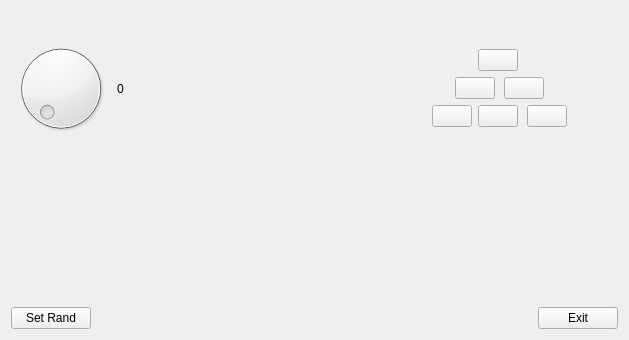
<?xml version="1.0" encoding="UTF-8"?>
<ui version="4.0">
 <class>form</class>
 <widget class="QWidget" name="form">
  <property name="geometry">
   <rect>
    <x>0</x>
    <y>0</y>
    <width>629</width>
    <height>340</height>
   </rect>
  </property>
  <property name="windowTitle">
   <string>Form</string>
  </property>
  <layout class="QVBoxLayout" name="verticalLayout_2">
   <item>
    <layout class="QHBoxLayout" name="horizontalLayout">
     <item>
      <widget class="QDial" name="dial">
       <property name="maximum">
        <number>3</number>
       </property>
      </widget>
     </item>
     <item>
      <layout class="QVBoxLayout" name="verticalLayout">
       <item>
        <spacer name="verticalSpacer_3">
         <property name="orientation">
          <enum>Qt::Vertical</enum>
         </property>
         <property name="sizeHint" stdset="0">
          <size>
           <width>20</width>
           <height>40</height>
          </size>
         </property>
        </spacer>
       </item>
       <item>
        <widget class="QLabel" name="label">
         <property name="text">
          <string>0</string>
         </property>
        </widget>
       </item>
       <item>
        <spacer name="verticalSpacer_2">
         <property name="orientation">
          <enum>Qt::Vertical</enum>
         </property>
         <property name="sizeHint" stdset="0">
          <size>
           <width>20</width>
           <height>40</height>
          </size>
         </property>
        </spacer>
       </item>
      </layout>
     </item>
     <item>
      <spacer name="horizontalSpacer_7">
       <property name="orientation">
        <enum>Qt::Horizontal</enum>
       </property>
       <property name="sizeHint" stdset="0">
        <size>
         <width>40</width>
         <height>20</height>
        </size>
       </property>
      </spacer>
     </item>
     <item>
      <layout class="QGridLayout" name="gridLayout">
       <item row="1" column="5" colspan="2">
        <spacer name="horizontalSpacer_3">
         <property name="orientation">
          <enum>Qt::Horizontal</enum>
         </property>
         <property name="sizeHint" stdset="0">
          <size>
           <width>40</width>
           <height>20</height>
          </size>
         </property>
        </spacer>
       </item>
       <item row="3" column="3" colspan="2">
        <widget class="MyPushButton" name="pushButton_6">
         <property name="sizePolicy">
          <sizepolicy hsizetype="Fixed" vsizetype="Fixed">
           <horstretch>0</horstretch>
           <verstretch>0</verstretch>
          </sizepolicy>
         </property>
         <property name="text">
          <string/>
         </property>
        </widget>
       </item>
       <item row="1" column="1" colspan="2">
        <spacer name="horizontalSpacer_2">
         <property name="orientation">
          <enum>Qt::Horizontal</enum>
         </property>
         <property name="sizeHint" stdset="0">
          <size>
           <width>40</width>
           <height>20</height>
          </size>
         </property>
        </spacer>
       </item>
       <item row="1" column="3" colspan="2">
        <widget class="MyPushButton" name="pushButton_3">
         <property name="sizePolicy">
          <sizepolicy hsizetype="Fixed" vsizetype="Fixed">
           <horstretch>0</horstretch>
           <verstretch>0</verstretch>
          </sizepolicy>
         </property>
         <property name="text">
          <string/>
         </property>
        </widget>
       </item>
       <item row="2" column="0" colspan="2">
        <spacer name="horizontalSpacer">
         <property name="orientation">
          <enum>Qt::Horizontal</enum>
         </property>
         <property name="sizeHint" stdset="0">
          <size>
           <width>40</width>
           <height>20</height>
          </size>
         </property>
        </spacer>
       </item>
       <item row="2" column="2" colspan="2">
        <widget class="MyPushButton" name="pushButton_7">
         <property name="sizePolicy">
          <sizepolicy hsizetype="Fixed" vsizetype="Fixed">
           <horstretch>0</horstretch>
           <verstretch>0</verstretch>
          </sizepolicy>
         </property>
         <property name="text">
          <string/>
         </property>
        </widget>
       </item>
       <item row="2" column="6" colspan="2">
        <spacer name="horizontalSpacer_4">
         <property name="orientation">
          <enum>Qt::Horizontal</enum>
         </property>
         <property name="sizeHint" stdset="0">
          <size>
           <width>40</width>
           <height>20</height>
          </size>
         </property>
        </spacer>
       </item>
       <item row="3" column="1" colspan="2">
        <widget class="MyPushButton" name="pushButton_5">
         <property name="sizePolicy">
          <sizepolicy hsizetype="Fixed" vsizetype="Fixed">
           <horstretch>0</horstretch>
           <verstretch>0</verstretch>
          </sizepolicy>
         </property>
         <property name="text">
          <string/>
         </property>
        </widget>
       </item>
       <item row="4" column="3">
        <spacer name="verticalSpacer_4">
         <property name="orientation">
          <enum>Qt::Vertical</enum>
         </property>
         <property name="sizeHint" stdset="0">
          <size>
           <width>20</width>
           <height>40</height>
          </size>
         </property>
        </spacer>
       </item>
       <item row="3" column="0">
        <spacer name="horizontalSpacer_5">
         <property name="orientation">
          <enum>Qt::Horizontal</enum>
         </property>
         <property name="sizeHint" stdset="0">
          <size>
           <width>40</width>
           <height>20</height>
          </size>
         </property>
        </spacer>
       </item>
       <item row="3" column="5" colspan="2">
        <widget class="MyPushButton" name="pushButton_4">
         <property name="sizePolicy">
          <sizepolicy hsizetype="Fixed" vsizetype="Fixed">
           <horstretch>0</horstretch>
           <verstretch>0</verstretch>
          </sizepolicy>
         </property>
         <property name="text">
          <string/>
         </property>
        </widget>
       </item>
       <item row="2" column="4" colspan="2">
        <widget class="MyPushButton" name="pushButton_8">
         <property name="sizePolicy">
          <sizepolicy hsizetype="Fixed" vsizetype="Fixed">
           <horstretch>0</horstretch>
           <verstretch>0</verstretch>
          </sizepolicy>
         </property>
         <property name="text">
          <string/>
         </property>
        </widget>
       </item>
       <item row="3" column="7">
        <spacer name="horizontalSpacer_6">
         <property name="orientation">
          <enum>Qt::Horizontal</enum>
         </property>
         <property name="sizeHint" stdset="0">
          <size>
           <width>40</width>
           <height>20</height>
          </size>
         </property>
        </spacer>
       </item>
       <item row="0" column="3">
        <spacer name="verticalSpacer_5">
         <property name="orientation">
          <enum>Qt::Vertical</enum>
         </property>
         <property name="sizeHint" stdset="0">
          <size>
           <width>20</width>
           <height>40</height>
          </size>
         </property>
        </spacer>
       </item>
      </layout>
     </item>
    </layout>
   </item>
   <item>
    <spacer name="verticalSpacer">
     <property name="orientation">
      <enum>Qt::Vertical</enum>
     </property>
     <property name="sizeHint" stdset="0">
      <size>
       <width>20</width>
       <height>138</height>
      </size>
     </property>
    </spacer>
   </item>
   <item>
    <layout class="QHBoxLayout" name="horizontalLayout_2">
     <item>
      <widget class="QPushButton" name="pushButton_2">
       <property name="text">
        <string>Set Rand</string>
       </property>
      </widget>
     </item>
     <item>
      <spacer name="horizontalSpacer_8">
       <property name="orientation">
        <enum>Qt::Horizontal</enum>
       </property>
       <property name="sizeHint" stdset="0">
        <size>
         <width>40</width>
         <height>20</height>
        </size>
       </property>
      </spacer>
     </item>
     <item>
      <widget class="QPushButton" name="pushButton">
       <property name="text">
        <string>Exit</string>
       </property>
      </widget>
     </item>
    </layout>
   </item>
  </layout>
 </widget>
 <customwidgets>
  <customwidget>
   <class>MyPushButton</class>
   <extends>QPushButton</extends>
   <header>MyPushButton.h</header>
   <slots>
    <slot>setRand()</slot>
    <slot>changeColor(int)</slot>
   </slots>
  </customwidget>
 </customwidgets>
 <resources/>
 <connections>
  <connection>
   <sender>pushButton</sender>
   <signal>released()</signal>
   <receiver>form</receiver>
   <slot>close()</slot>
   <hints>
    <hint type="sourcelabel">
     <x>566</x>
     <y>319</y>
    </hint>
    <hint type="destinationlabel">
     <x>437</x>
     <y>235</y>
    </hint>
   </hints>
  </connection>
  <connection>
   <sender>dial</sender>
   <signal>valueChanged(int)</signal>
   <receiver>label</receiver>
   <slot>setNum(int)</slot>
   <hints>
    <hint type="sourcelabel">
     <x>59</x>
     <y>72</y>
    </hint>
    <hint type="destinationlabel">
     <x>124</x>
     <y>60</y>
    </hint>
   </hints>
  </connection>
  <connection>
   <sender>dial</sender>
   <signal>valueChanged(int)</signal>
   <receiver>pushButton_3</receiver>
   <slot>changeColor(int)</slot>
   <hints>
    <hint type="sourcelabel">
     <x>80</x>
     <y>42</y>
    </hint>
    <hint type="destinationlabel">
     <x>496</x>
     <y>23</y>
    </hint>
   </hints>
  </connection>
  <connection>
   <sender>dial</sender>
   <signal>valueChanged(int)</signal>
   <receiver>pushButton_7</receiver>
   <slot>changeColor(int)</slot>
   <hints>
    <hint type="sourcelabel">
     <x>82</x>
     <y>52</y>
    </hint>
    <hint type="destinationlabel">
     <x>481</x>
     <y>56</y>
    </hint>
   </hints>
  </connection>
  <connection>
   <sender>dial</sender>
   <signal>valueChanged(int)</signal>
   <receiver>pushButton_8</receiver>
   <slot>changeColor(int)</slot>
   <hints>
    <hint type="sourcelabel">
     <x>100</x>
     <y>89</y>
    </hint>
    <hint type="destinationlabel">
     <x>532</x>
     <y>67</y>
    </hint>
   </hints>
  </connection>
  <connection>
   <sender>dial</sender>
   <signal>valueChanged(int)</signal>
   <receiver>pushButton_5</receiver>
   <slot>changeColor(int)</slot>
   <hints>
    <hint type="sourcelabel">
     <x>86</x>
     <y>104</y>
    </hint>
    <hint type="destinationlabel">
     <x>452</x>
     <y>97</y>
    </hint>
   </hints>
  </connection>
  <connection>
   <sender>dial</sender>
   <signal>valueChanged(int)</signal>
   <receiver>pushButton_6</receiver>
   <slot>changeColor(int)</slot>
   <hints>
    <hint type="sourcelabel">
     <x>80</x>
     <y>102</y>
    </hint>
    <hint type="destinationlabel">
     <x>504</x>
     <y>106</y>
    </hint>
   </hints>
  </connection>
  <connection>
   <sender>dial</sender>
   <signal>valueChanged(int)</signal>
   <receiver>pushButton_4</receiver>
   <slot>changeColor(int)</slot>
   <hints>
    <hint type="sourcelabel">
     <x>66</x>
     <y>22</y>
    </hint>
    <hint type="destinationlabel">
     <x>552</x>
     <y>103</y>
    </hint>
   </hints>
  </connection>
  <connection>
   <sender>pushButton_2</sender>
   <signal>released()</signal>
   <receiver>pushButton_3</receiver>
   <slot>setRand()</slot>
   <hints>
    <hint type="sourcelabel">
     <x>52</x>
     <y>313</y>
    </hint>
    <hint type="destinationlabel">
     <x>488</x>
     <y>25</y>
    </hint>
   </hints>
  </connection>
  <connection>
   <sender>pushButton_2</sender>
   <signal>released()</signal>
   <receiver>pushButton_7</receiver>
   <slot>setRand()</slot>
   <hints>
    <hint type="sourcelabel">
     <x>75</x>
     <y>315</y>
    </hint>
    <hint type="destinationlabel">
     <x>474</x>
     <y>61</y>
    </hint>
   </hints>
  </connection>
  <connection>
   <sender>pushButton_2</sender>
   <signal>released()</signal>
   <receiver>pushButton_8</receiver>
   <slot>setRand()</slot>
   <hints>
    <hint type="sourcelabel">
     <x>19</x>
     <y>313</y>
    </hint>
    <hint type="destinationlabel">
     <x>528</x>
     <y>66</y>
    </hint>
   </hints>
  </connection>
  <connection>
   <sender>pushButton_2</sender>
   <signal>released()</signal>
   <receiver>pushButton_5</receiver>
   <slot>setRand()</slot>
   <hints>
    <hint type="sourcelabel">
     <x>16</x>
     <y>316</y>
    </hint>
    <hint type="destinationlabel">
     <x>442</x>
     <y>98</y>
    </hint>
   </hints>
  </connection>
  <connection>
   <sender>pushButton_2</sender>
   <signal>released()</signal>
   <receiver>pushButton_6</receiver>
   <slot>setRand()</slot>
   <hints>
    <hint type="sourcelabel">
     <x>47</x>
     <y>323</y>
    </hint>
    <hint type="destinationlabel">
     <x>511</x>
     <y>101</y>
    </hint>
   </hints>
  </connection>
  <connection>
   <sender>pushButton_2</sender>
   <signal>released()</signal>
   <receiver>pushButton_4</receiver>
   <slot>setRand()</slot>
   <hints>
    <hint type="sourcelabel">
     <x>68</x>
     <y>324</y>
    </hint>
    <hint type="destinationlabel">
     <x>554</x>
     <y>93</y>
    </hint>
   </hints>
  </connection>
 </connections>
</ui>
